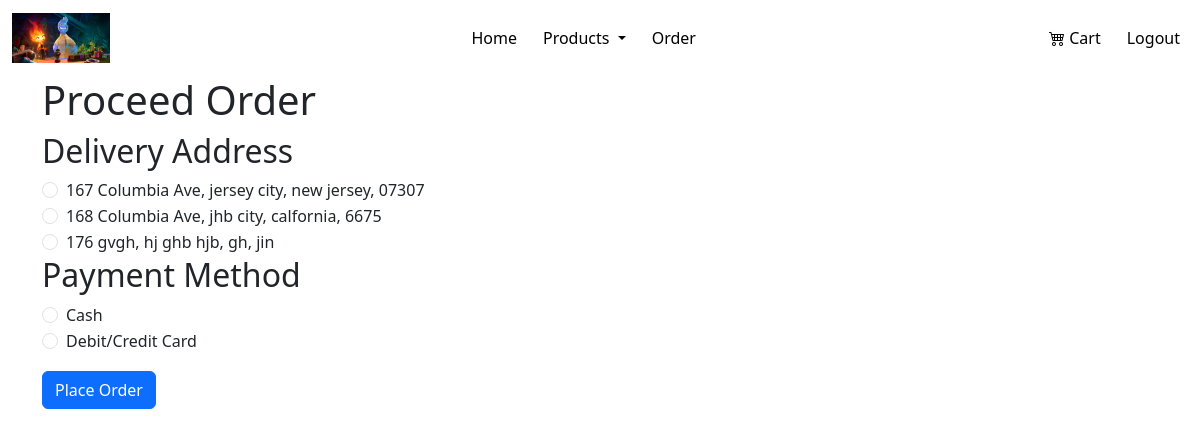
The app's page /proceedOrder.php (signed in) with its own data.
### tables this page shows
CREATE TABLE `shopper_address` (
  `address_id` int(11) NOT NULL,
  `shopper_id` int(11) DEFAULT NULL,
  `address` varchar(100) DEFAULT NULL,
  `city` varchar(100) DEFAULT NULL,
  `state` varchar(100) DEFAULT NULL,
  `zipCode` varchar(100) DEFAULT NULL
);

### proceedOrder.php (the view, shortened to what this page needs)
<?php
$shopper_id = $_SESSION["shopper_id"];
include 'db_connection.php';
$sql_address = "SELECT * FROM shopper_address WHERE shopper_id = ?";
$stmt_address = $conn->prepare($sql_address);
$stmt_address->bind_param("i", $shopper_id);
$stmt_address->execute();
$result_address = $stmt_address->get_result();
?>
<!DOCTYPE html>
<html lang="en">
<head>
    <link href="https://cdn.jsdelivr.net/npm/bootstrap@5.3.0-alpha1/dist/css/bootstrap.min.css" rel="stylesheet">
    <link href="https://cdn.jsdelivr.net/npm/bootstrap-icons/font/bootstrap-icons.css" rel="stylesheet">
</head>
<body>
<nav class="navbar navbar-expand-lg navbar-dark">
    <div class="container-fluid">
        <a class="navbar-brand" href="#"><img src="images/logo.jpeg" alt="Logo"></a>
        <div class="collapse navbar-collapse" id="navbarNav">
            <ul class="navbar-nav">
                <li class="nav-item">
                    <a class="nav-link" href="#">Home</a>
                </li>
                <li class="nav-item dropdown">
                    <a class="nav-link dropdown-toggle" href="#" id="navbarDropdownMenuLink" role="button" data-bs-toggle="dropdown" aria-expanded="false">
                        Products
                    </a>
                </li>
                <li class="nav-item">
                    <a class="nav-link" href="#">Order</a>
                </li>
            </ul>
            <ul class="navbar-nav ml-auto">
                <?php if(isset($_SESSION["loggedin"]) && $_SESSION["loggedin"] === true): ?>
                <li class="nav-item">
                    <a class="nav-link" href="#"><i class="bi bi-cart4"></i> Cart</a>
                </li>
                <li class="nav-item">
                    <a class="nav-link" href="?logout=true">Logout</a>
                </li>
                <?php else: ?>
                <li class="nav-item">
                    <a class="nav-link" href="#">Login</a>
                </li>
                <?php endif; ?>
            </ul>
        </div>
    </div>
</nav>
<div class="container">
    <h1>Proceed Order</h1>
    <form action="placeOrder.php" method="post">
        <h2>Delivery Address</h2>
        <?php
        while ($row_address = $result_address->fetch_assoc()) {
            echo '<div class="form-check">';
            echo '<input class="form-check-input" type="radio" name="address_id" value="' . $row_address['address_id'] . '" required>';
            echo '<label class="form-check-label">' . $row_address['address'] . ', ' . $row_address['city'] . ', ' . $row_address['state'] . ', ' . $row_address['zipCode'] . '</label>';
            echo '</div>';
        }
        ?>
        <h2>Payment Method</h2>
        <div class="form-check">
            <input class="form-check-input" type="radio" name="payment_method" value="cash" required>
            <label class="form-check-label">Cash</label>
        </div>
        <div class="form-check">
            <input class="form-check-input" type="radio" name="payment_method" value="debit_credit_card" required>
            <label class="form-check-label">Debit/Credit Card</label>
        </div>
        <button type="submit" class="btn btn-primary mt-3">Place Order</button>
    </form>
</div>
</body>
</html>

### proceedOrder.php (style rules this page uses)
.navbar { background-color: #ffffff; }
.navbar-brand img { height: 50px; width: auto; }
.navbar-nav { margin-left: auto; }
.navbar-nav .nav-link { color: #000000; margin-left: 10px; }

### records on screen
shopper_address: address "167 Columbia Ave", city "jersey city", state "new jersey", zipCode "07307"
shopper_address: address "168 Columbia Ave", city "jhb city", state "calfornia", zipCode "6675"
shopper_address: address "176 gvgh", city "hj ghb hjb", state "gh", zipCode "jin"
